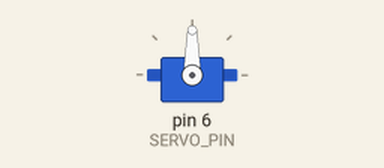
A sketch run on a simulated Arduino Uno, built with avr-gcc and run on an emulated ATmega328P. On the bench: servo. What the sketch prints to the serial monitor is not drawn.

Above: at 0.05 s.
At 1.5 s:
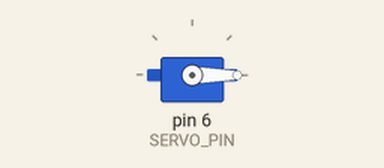
At 5.05 s:
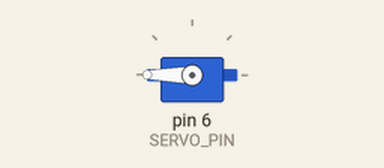
Timing chart, 0 to 6.6 s (numbered marks = the images above):
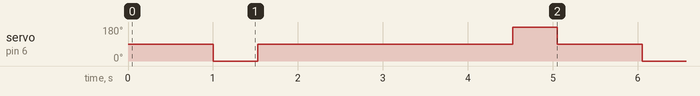

The sketch:

unlock_door_continuous.ino
```cpp
#include <Servo.h>

Servo myservo;

int SERVO_PIN = 6;

//angle constants
const int START_POS = 0;
const int END_POS = 270; // NEEDS to be experimented with
const int SERVO_STEP_SIZE = 1;

//pause time
const int PAUSE_TIME = 3000; // time servo waits before locking the door again, units of ms

//servo constants
const int CLOCKWISE = 0;
const int COUNTER_CLOCKWISE = 180;
const int NO_MOTION = 90;
int ROTATION_TIME = 0;


void setup() {
  Serial.begin(9600);
  myservo.attach(SERVO_PIN);  // attach servo to board
  myservo.write(NO_MOTION);
  ROTATION_TIME = time_per_angle(END_POS);

}


// INTEGRATE THIS LOGIC WITH RFID CREDENTIALS BEING VERIFIED IN OTHER ARDUINO FILE
void loop() {
  Serial.print(ROTATION_TIME, DEC);
  delay(1000);
  unlock_door();

}

void unlock_door() {

  //rotate to desired angle
  myservo.write(CLOCKWISE);
  delay(ROTATION_TIME);

  //wait in unlocked state
  myservo.write(NO_MOTION);
  delay(PAUSE_TIME);

  //rotate back to locked state
  myservo.write(COUNTER_CLOCKWISE);
  delay(ROTATION_TIME);
  myservo.write(NO_MOTION);


}

int time_per_angle(int angle){
  return int(0.1167/60 * angle * 1000); //for ms
}
```

Measured:
- by itself, servo on pin 6 (SERVO_PIN): repeats every 5.1 s: 90° 3.0 s, 180° 0.53 s, 90° 1.0 s, 0° 0.53 s
